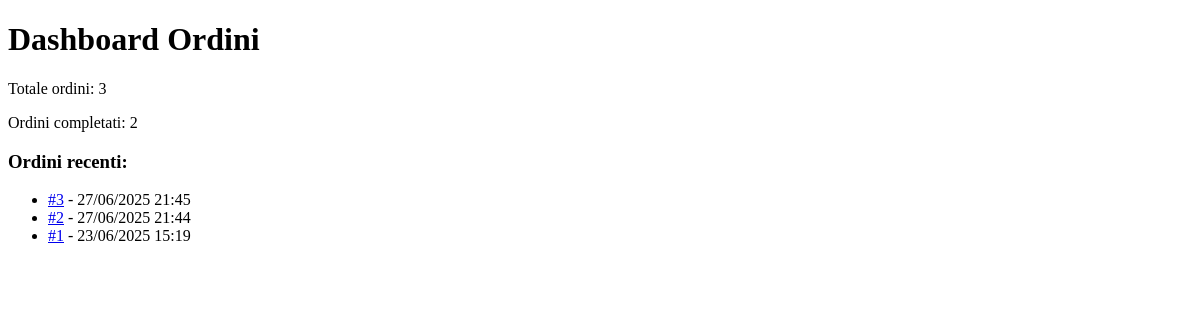
The page /orders/dashboard/ (signed in) on the database as committed earlier.
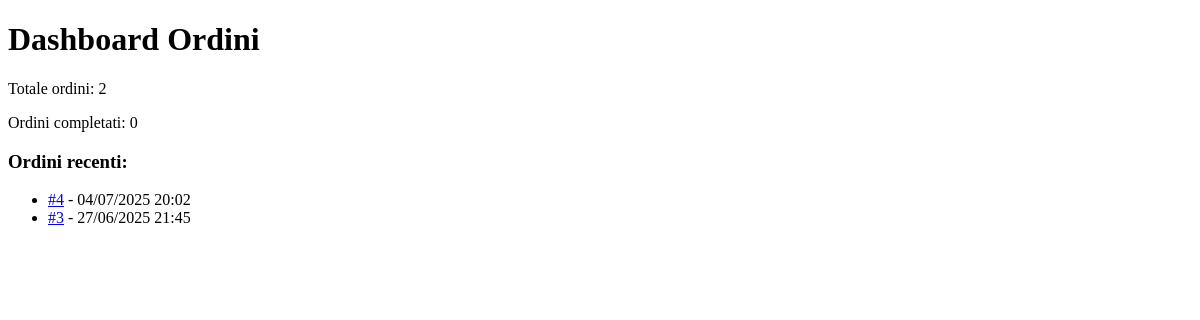
The same page on the database as committed later.
### store/models.py (models this page shows, shortened)
class Order(models.Model):
	customer = models.ForeignKey(Customer, on_delete=models.SET_NULL, null=True, blank=True)
	date_ordered = models.DateTimeField(auto_now_add=True)
	complete = models.BooleanField(default=False)
	transaction_id = models.CharField(max_length=100, null=True)

### orders/views.py (the view)
# urls.py: path('dashboard/', dashboard, name='dashboard'),
@staff_member_required
def dashboard(request):
    today = timezone.now().date()
    totale = Order.objects.count()
    completati = Order.objects.filter(complete=True).count()
    recenti = Order.objects.order_by('-date_ordered')[:5]
    context = {
        'totale': totale,
        'completati': completati,
        'recenti': recenti,
    }
    return render(request, 'orders/dashboard.html', context)

### orders/templates/orders/dashboard.html
{% extends 'base.html' %}
{% block content %}
<h1>Dashboard Ordini</h1>
<p>Totale ordini: {{ totale }}</p>
<p>Ordini completati: {{ completati }}</p>
<h3>Ordini recenti:</h3>
<ul>
    {% for o in recenti %}
    <li>
        <a href="{% url 'orders:dettaglio_ordine' o.id %}">#{{ o.id }}</a> - {{ o.date_ordered|date:"d/m/Y H:i" }}
    </li>
    {% empty %}
    <li>Nessun ordine recente.</li>
    {% endfor %}
</ul>
{% endblock %}

Rows that differ between the two databases and show on the page:
removed Order: id "2", date_ordered "27/06/2025 21:44"
removed Order: id "1", date_ordered "23/06/2025 15:19"
added Order: id "4", date_ordered "04/07/2025 20:02"
Other text that changed with them:
{{ totale }}: "3" → "2"
{{ completati }}: "2" → "0"
